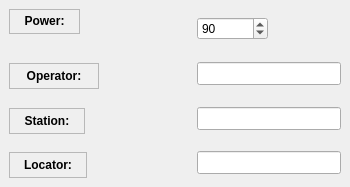
        <widget class="QWidget" name="TabPage">
         <attribute name="title">
          <string>My Data</string>
         </attribute>
         <widget class="QLabel" name="textLabel2_6_2_2">
          <property name="geometry">
           <rect>
            <x>9</x>
            <y>152</y>
            <width>78</width>
            <height>26</height>
           </rect>
          </property>
          <property name="sizePolicy">
           <sizepolicy hsizetype="Fixed" vsizetype="Fixed">
            <horstretch>0</horstretch>
            <verstretch>0</verstretch>
           </sizepolicy>
          </property>
          <property name="frameShape">
           <enum>QFrame::StyledPanel</enum>
          </property>
          <property name="frameShadow">
           <enum>QFrame::Raised</enum>
          </property>
          <property name="text">
           <string>&lt;p align=&quot;center&quot;&gt;&lt;b&gt;Locator:&lt;/b&gt;&lt;/p&gt;</string>
          </property>
          <property name="alignment">
           <set>Qt::AlignCenter</set>
          </property>
          <property name="wordWrap">
           <bool>false</bool>
          </property>
         </widget>
         <widget class="QLabel" name="powerTextLabel">
          <property name="geometry">
           <rect>
            <x>9</x>
            <y>9</y>
            <width>71</width>
            <height>25</height>
           </rect>
          </property>
          <property name="frameShape">
           <enum>QFrame::StyledPanel</enum>
          </property>
          <property name="frameShadow">
           <enum>QFrame::Raised</enum>
          </property>
          <property name="text">
           <string>&lt;!DOCTYPE HTML PUBLIC &quot;-//W3C//DTD HTML 4.0//EN&quot; &quot;http://www.w3.org/TR/REC-html40/strict.dtd&quot;&gt;
&lt;html&gt;&lt;head&gt;&lt;meta name=&quot;qrichtext&quot; content=&quot;1&quot; /&gt;&lt;style type=&quot;text/css&quot;&gt;
p, li { white-space: pre-wrap; }
&lt;/style&gt;&lt;/head&gt;&lt;body style=&quot; font-family:'Nimbus Sans L'; font-size:9pt; font-weight:400; font-style:normal;&quot;&gt;
&lt;p align=&quot;center&quot; style=&quot; margin-top:12px; margin-bottom:12px; margin-left:0px; margin-right:0px; -qt-block-indent:0; text-indent:0px;&quot;&gt;&lt;span style=&quot; font-weight:600;&quot;&gt;Power:&lt;/span&gt;&lt;/p&gt;&lt;/body&gt;&lt;/html&gt;</string>
          </property>
          <property name="alignment">
           <set>Qt::AlignCenter</set>
          </property>
          <property name="wordWrap">
           <bool>false</bool>
          </property>
         </widget>
         <widget class="QSpinBox" name="powerSpinBox">
          <property name="geometry">
           <rect>
            <x>197</x>
            <y>17</y>
            <width>71</width>
            <height>23</height>
           </rect>
          </property>
          <property name="toolTip">
           <string>Power used to make this QSO</string>
          </property>
          <property name="suffix">
           <string/>
          </property>
          <property name="maximum">
           <number>15000</number>
          </property>
          <property name="value">
           <number>90</number>
          </property>
         </widget>
         <widget class="QLineEdit" name="stationCallsignLineEdit">
          <property name="geometry">
           <rect>
            <x>197</x>
            <y>107</y>
            <width>144</width>
            <height>23</height>
           </rect>
          </property>
          <property name="sizePolicy">
           <sizepolicy hsizetype="Fixed" vsizetype="Fixed">
            <horstretch>0</horstretch>
            <verstretch>0</verstretch>
           </sizepolicy>
          </property>
          <property name="toolTip">
           <string>The call of the station used to work this QSO</string>
          </property>
         </widget>
         <widget class="QLineEdit" name="myLocatorLineEdit">
          <property name="geometry">
           <rect>
            <x>197</x>
            <y>151</y>
            <width>144</width>
            <height>23</height>
           </rect>
          </property>
          <property name="sizePolicy">
           <sizepolicy hsizetype="Fixed" vsizetype="Fixed">
            <horstretch>0</horstretch>
            <verstretch>0</verstretch>
           </sizepolicy>
          </property>
          <property name="toolTip">
           <string>The locator of the station</string>
          </property>
         </widget>
         <widget class="QLineEdit" name="operatorLineEdit">
          <property name="geometry">
           <rect>
            <x>197</x>
            <y>62</y>
            <width>144</width>
            <height>23</height>
           </rect>
          </property>
          <property name="sizePolicy">
           <sizepolicy hsizetype="Fixed" vsizetype="Fixed">
            <horstretch>0</horstretch>
            <verstretch>0</verstretch>
           </sizepolicy>
          </property>
          <property name="toolTip">
           <string>The operator that worked this QSO</string>
          </property>
         </widget>
         <widget class="QLabel" name="operatortextLabel_2">
          <property name="geometry">
           <rect>
            <x>9</x>
            <y>63</y>
            <width>90</width>
            <height>26</height>
           </rect>
          </property>
          <property name="sizePolicy">
           <sizepolicy hsizetype="Fixed" vsizetype="Fixed">
            <horstretch>0</horstretch>
            <verstretch>0</verstretch>
           </sizepolicy>
          </property>
          <property name="toolTip">
           <string>The operator that worked this QSO</string>
          </property>
          <property name="frameShape">
           <enum>QFrame::StyledPanel</enum>
          </property>
          <property name="frameShadow">
           <enum>QFrame::Raised</enum>
          </property>
          <property name="text">
           <string>&lt;p align=&quot;center&quot;&gt;&lt;b&gt;Operator:&lt;/b&gt;&lt;/p&gt;</string>
          </property>
          <property name="alignment">
           <set>Qt::AlignCenter</set>
          </property>
          <property name="wordWrap">
           <bool>false</bool>
          </property>
         </widget>
         <widget class="QLabel" name="stationCallsigntextLabel">
          <property name="geometry">
           <rect>
            <x>9</x>
            <y>108</y>
            <width>76</width>
            <height>26</height>
           </rect>
          </property>
          <property name="sizePolicy">
           <sizepolicy hsizetype="Fixed" vsizetype="Fixed">
            <horstretch>0</horstretch>
            <verstretch>0</verstretch>
           </sizepolicy>
          </property>
          <property name="minimumSize">
           <size>
            <width>0</width>
            <height>0</height>
           </size>
          </property>
          <property name="toolTip">
           <string>The call of the station used to work this QSO</string>
          </property>
          <property name="frameShape">
           <enum>QFrame::StyledPanel</enum>
          </property>
          <property name="frameShadow">
           <enum>QFrame::Raised</enum>
          </property>
          <property name="text">
           <string>&lt;p align=&quot;center&quot;&gt;&lt;b&gt;Station:&lt;/b&gt;&lt;/p&gt;</string>
          </property>
          <property name="alignment">
           <set>Qt::AlignCenter</set>
          </property>
          <property name="wordWrap">
           <bool>false</bool>
          </property>
         </widget>
        </widget>
